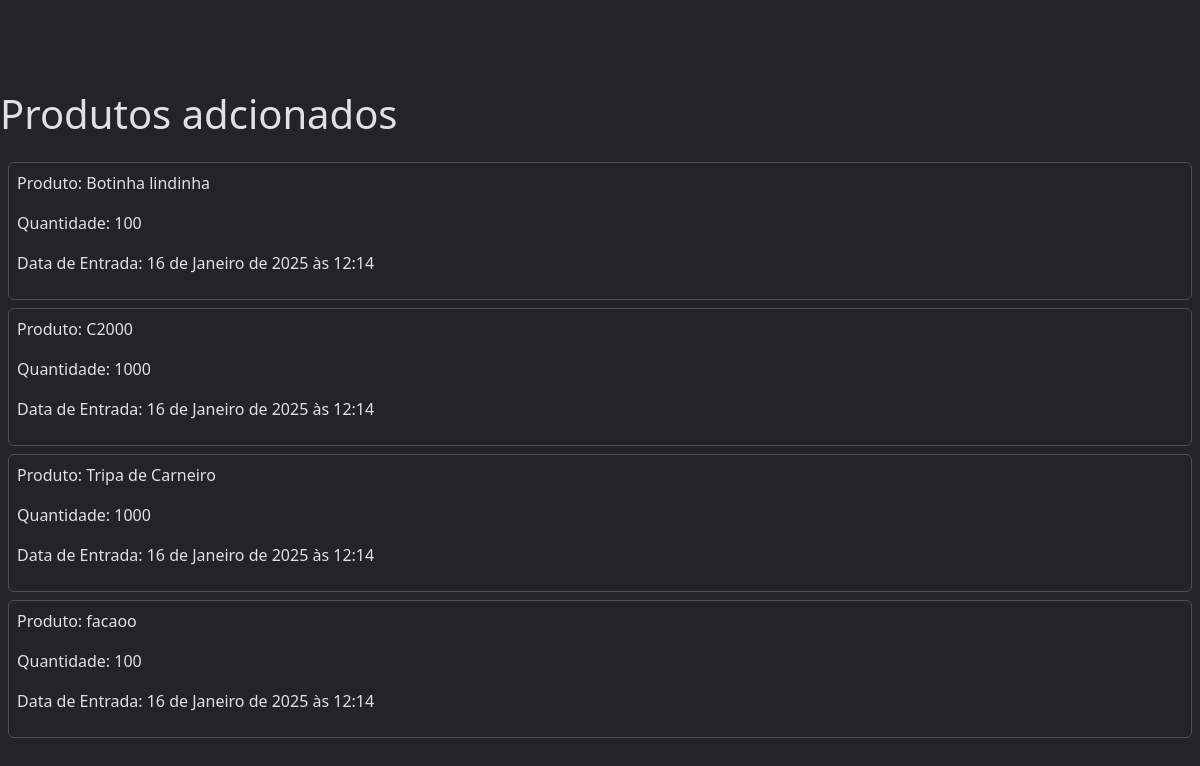
The app's page /entrada/lista/ with its own data.
### inflow/models.py (models this page shows, shortened)
class InFlow(models.Model):
    produto = models.ForeignKey(Produto, on_delete=models.CASCADE)
    quantidade = models.IntegerField()
    data_lancamento = models.DateTimeField(auto_now_add=True)
    class Meta:
        ordering = ['produto']

### produto/models.py (models this page shows)
class Produto(models.Model):
    produto = models.CharField(max_length=200)
    tipo = models.OneToOneField(Tipo, on_delete=models.CASCADE)
    marca = models.CharField(max_length=100)
    custo = models.DecimalField(decimal_places=2 , max_digits=8)
    preco_venda = models.DecimalField(decimal_places=2 , max_digits=8)
    quantidade = models.IntegerField()
    class Meta:
        ordering = ['produto']
    def __str__(self):
        return f"{self.produto}"

### inflow/views.py (the view)
# urls.py: path('entrada/lista/', InflowView.as_view(), name='inflow_view')
class InflowView(ListView):
    queryset = InFlow.objects.all()
    template_name = 'entradas.html'
    context_object_name = 'inflows'
    def get_context_data(self, **kwargs):
            context = super().get_context_data(**kwargs)
            context['title'] = 'entrada'
            return context

### inflow/templates/entradas.html
{% extends "base.html" %}
{% block content %}
    <h1 class="mb-4">Produtos adcionados</h1>
    {% for inflow in inflows %}
    <div class="border m-2 p-2 rounded">
        <p>Produto: {{ inflow.produto }}</p>
        <p>Quantidade: {{ inflow.quantidade }}</p>
        <p>Data de Entrada: {{ inflow.data_lancamento }}</p>
    </div>
    {% endfor %}
{% endblock %}

### records on screen
InFlow: produto "Botinha lindinha", quantidade "100", data_lancamento "16 de Janeiro de 2025 às 12:14"
InFlow: produto "C2000", quantidade "1000", data_lancamento "16 de Janeiro de 2025 às 12:14"
InFlow: produto "Tripa de Carneiro", quantidade "1000", data_lancamento "16 de Janeiro de 2025 às 12:14"
InFlow: produto "facaoo", quantidade "100", data_lancamento "16 de Janeiro de 2025 às 12:14"
